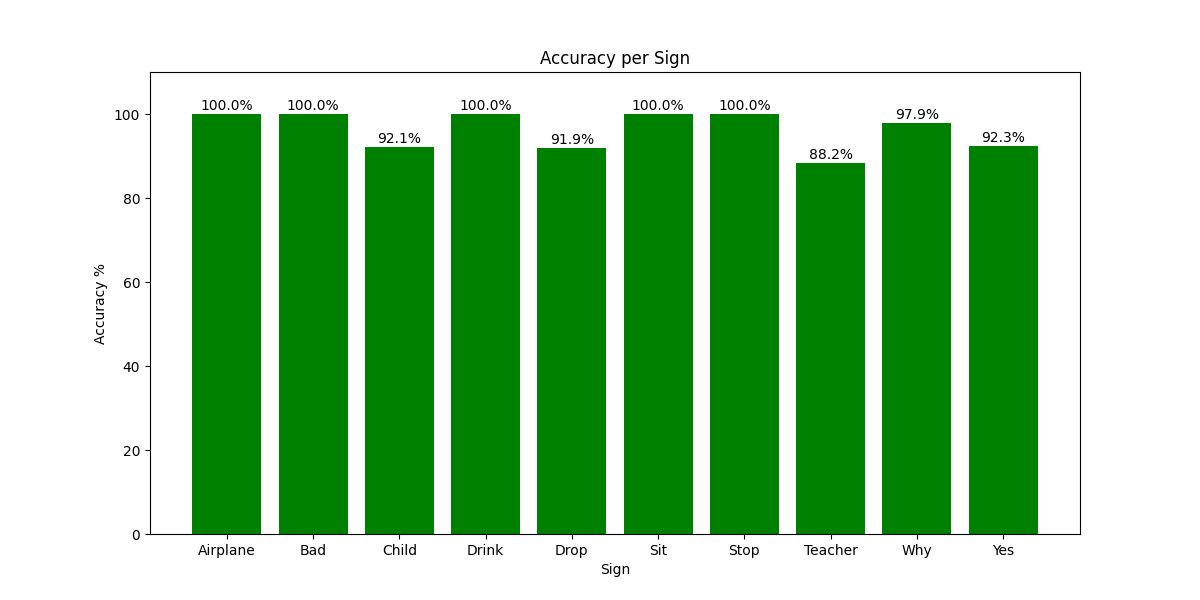

Recreate this plot in Python.
from sklearn.metrics import classification_report
import matplotlib.pyplot as plt

report = classification_report(y_test, y_pred, output_dict=True)
signs = sorted(set(y))
accuracies = [report[sign]['recall'] * 100 for sign in signs]

plt.figure(figsize=(12, 6))
bars = plt.bar(signs, accuracies, color='green')
plt.title('Accuracy per Sign')
plt.xlabel('Sign')
plt.ylabel('Accuracy %')
plt.ylim(0, 110)
for i, v in enumerate(accuracies):
    plt.text(i, v + 1, f'{v:.1f}%', ha='center')
plt.savefig('/content/drive/MyDrive/accuracy_per_sign.png')
plt.show()
print("Saved!")
